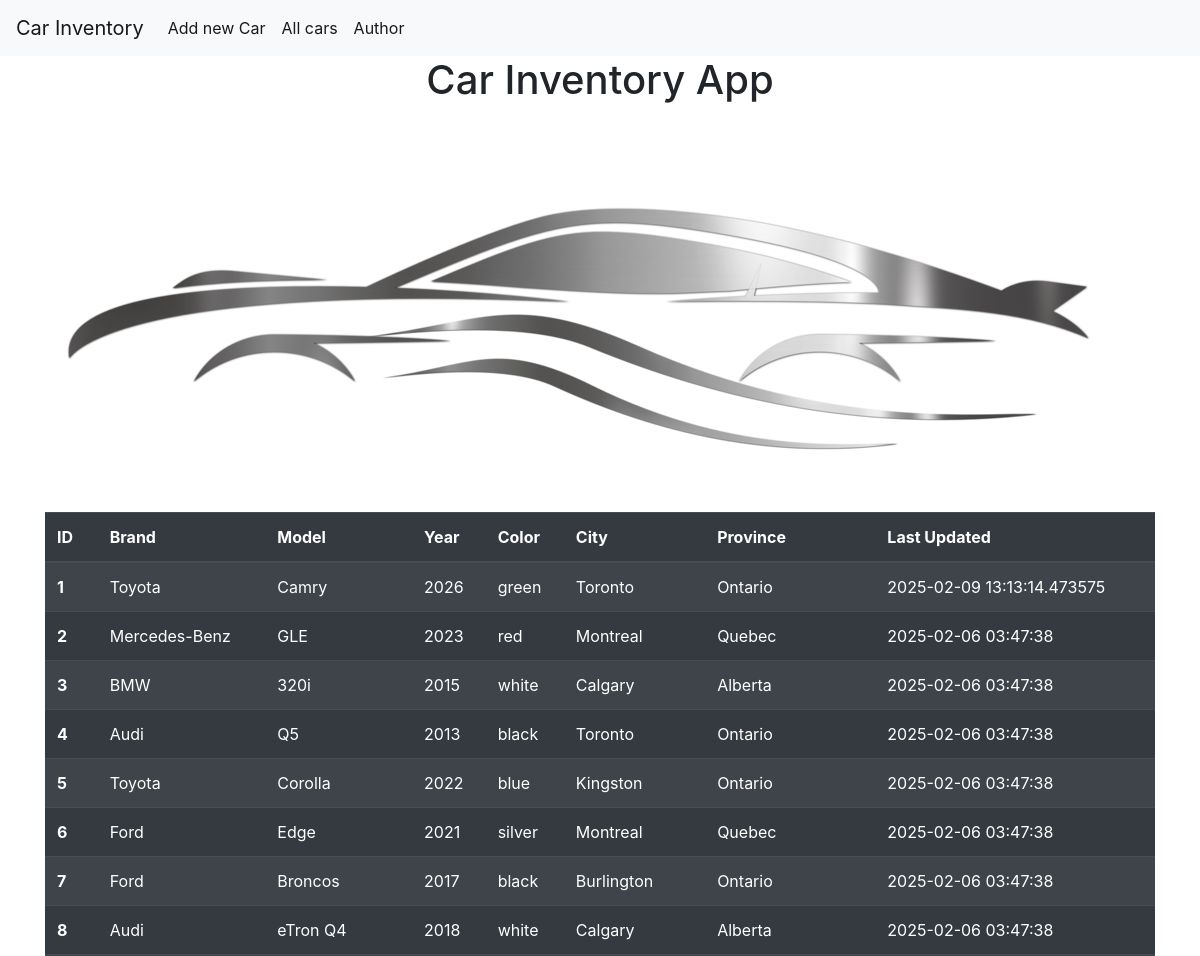
The page /cars (upper part) on the database as committed earlier.
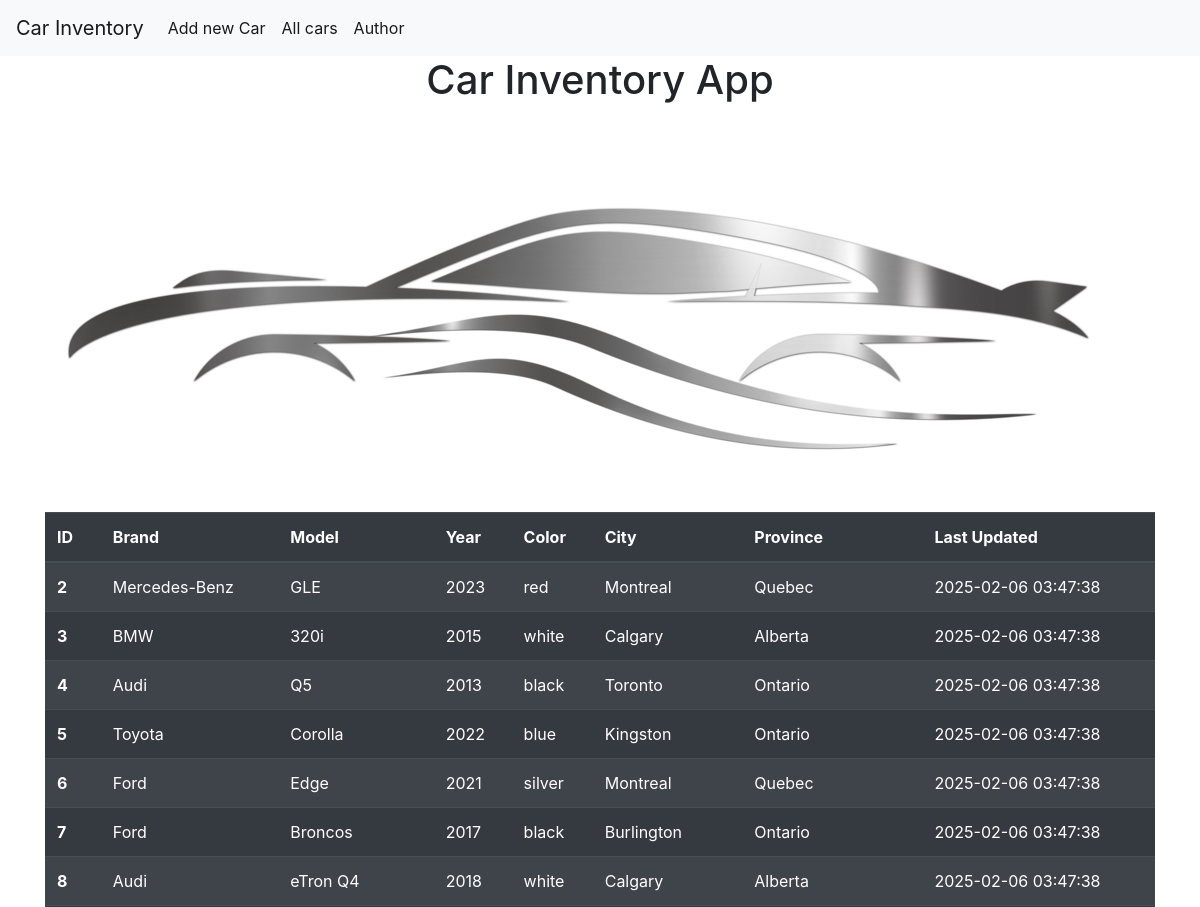
The same page on the database as committed later.
### tables this page shows
CREATE TABLE cars (
    id INTEGER PRIMARY KEY AUTOINCREMENT,
    created TIMESTAMP NOT NULL DEFAULT CURRENT_TIMESTAMP,
    brand TEXT NOT NULL,
    model TEXT NOT NULL,
    m_year INTEGER,
    color TEXT,
    province TEXT,
    city TEXT
);

### app.py (the view)
@app.route('/cars')
def displayAllCars():
    conn = get_db_connection()
    cars = conn.execute('SELECT * FROM cars').fetchall()
    conn.close()
    return render_template('cars.html', cars=cars)

### app.py (called while the page is built)
def get_db_connection():
    conn = sqlite3.connect(db_connection_string)
    conn.row_factory = sqlite3.Row
    return conn

### templates/cars.html
{% extends 'base.html' %}
{% block content %}
    <center><h1>{% block title %} Car Inventory App {% endblock %}</h1></center>
    <img src="{{url_for('static', filename='img/car-logo.webp')}}" align="middle" />
    <table class="table table-dark table-striped table-hover">
      <thead>
        <tr>
          <th scope="col">ID</th>
          <th scope="col">Brand</th>
          <th scope="col">Model</th>
          <th scope="col">Year</th>
          <th scope="col">Color</th>
          <th scope="col">City</th>
          <th scope="col">Province</th>
          <th scope="col">Last Updated</th>
        </tr>
      </thead>
      <tbody>
        {% for car in cars %}
        <tr>
          <th scope="row">{{ car['id'] }}</th>
          <td>{{ car['brand'] }}</td>
          <td>{{ car['model'] }}</td>
          <td>{{ car['m_year'] }}</td>
          <td>{{ car['color'] }}</td>
          <td>{{ car['city'] }}</td>
          <td>{{ car['province'] }}</td>
          <td>{{ car['created'] }}</td>
        </tr>
        {% endfor %}
      </tbody>
    </table>
{% endblock %}

### templates/base.html (shortened to what this page needs)
<!doctype html>
<html lang="en">
  <head>
    <link href="//maxcdn.bootstrapcdn.com/bootstrap/4.1.1/css/bootstrap.min.css" rel="stylesheet" id="bootstrap-css">
    <link rel="stylesheet" href="https://stackpath.bootstrapcdn.com/bootstrap/4.3.1/css/bootstrap.min.css">
  </head>
  <body>
    <nav class="navbar navbar-expand-md navbar-light bg-light">
        <a class="navbar-brand" href="{{ url_for('index')}}">Car Inventory</a>
        <div class="collapse navbar-collapse" id="navbarNav">
            <ul class="navbar-nav">
            <li class="nav-item active">
                <a class="nav-link" href="{{ url_for('create')}}">Add new Car</a>
            </li>
            <li class="nav-item active">
                <a class="nav-link" href="/cars">All cars</a>
            </li>
            <li class="nav-item active">
              <a class="nav-link" href="#">Author</a>
          </li>
            </ul>
        </div>
    </nav>
    <div class="container">
        {% block content %} {% endblock %}
    </div>
  </body>
</html>

Rows that differ between the two databases and show on the page:
removed cars: id "1", brand "Toyota", model "Camry", m_year "2026", color "green", city "Toronto", province "Ontario", created "2025-02-09 13:13:14.473575"
